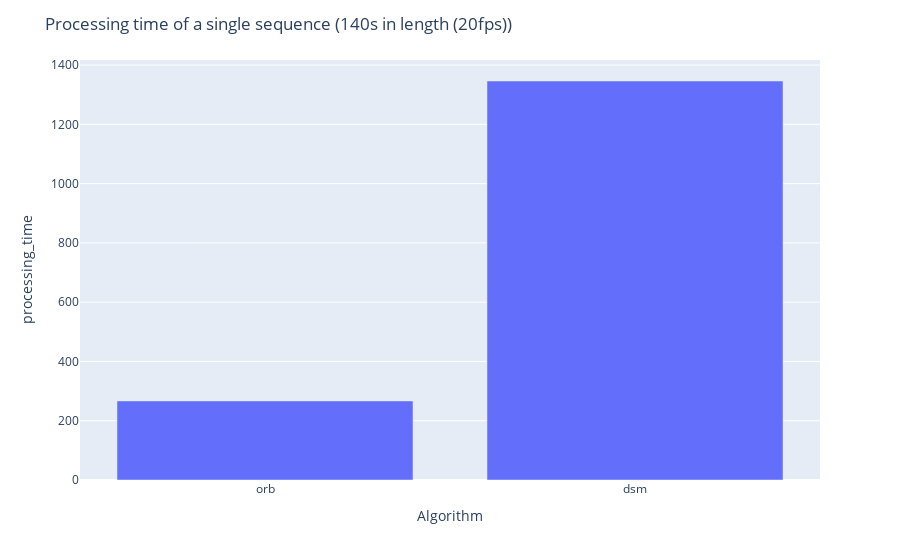

Notebook source saved alongside this figure:
### Code cell
dsm_proc_time = data_dsm["processing_time"]
orb_proc_time = processing_times[0]
import plotly.express as px
import numpy

df = pd.DataFrame({"Algorithm": ["orb", "dsm"],  "processing_time":[orb_proc_time -15, dsm_proc_time -15]})

fig = px.bar(df, x = "Algorithm", y = "processing_time")
fig.update_layout(
    title="Processing time of a single sequence (140s in length (20fps))"
)
fig.show()

### Figure 1 — Plotly figure (JSON) as saved in the notebook; plotly's stock layout.template omitted (floating-point values rounded to 4 significant figures)
{"data": [{"alignmentgroup": "True", "hovertemplate": "Algorithm=%{x}<br>processing_time=%{y}<extra></extra>", "legendgroup": "", "marker": {"color": "#636efa"}, "name": "", "offsetgroup": "", "orientation": "v", "showlegend": false, "textposition": "auto", "type": "bar", "x": ["orb", "dsm"], "xaxis": "x", "y": [266.8, 1346.0], "yaxis": "y"}], "layout": {"barmode": "relative", "legend": {"tracegroupgap": 0}, "margin": {"t": 60}, "title": {"text": "Processing time of a single sequence (140s in length (20fps))"}, "xaxis": {"anchor": "y", "domain": [0, 1], "title": {"text": "Algorithm"}}, "yaxis": {"anchor": "x", "domain": [0, 1], "title": {"text": "processing_time"}}}}
